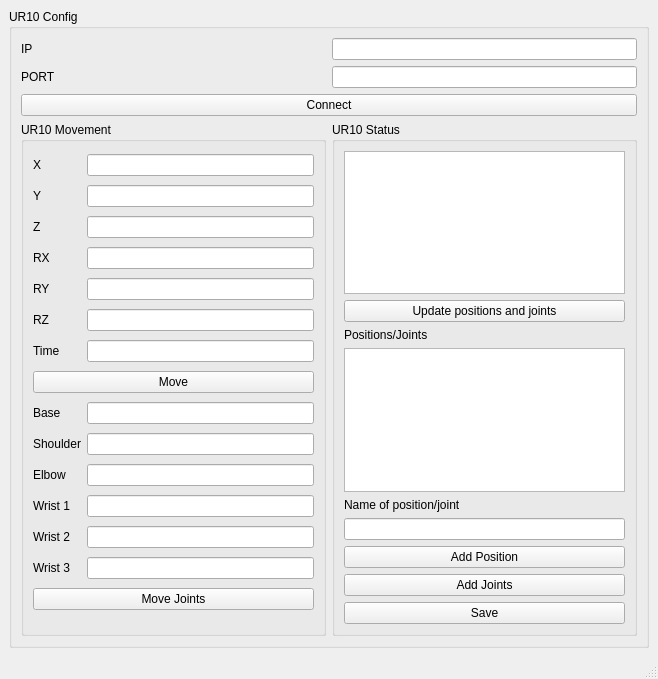
<?xml version="1.0" encoding="UTF-8"?>
<ui version="4.0">
 <class>MainWindow</class>
 <widget class="QMainWindow" name="MainWindow">
  <property name="geometry">
   <rect>
    <x>0</x>
    <y>0</y>
    <width>658</width>
    <height>679</height>
   </rect>
  </property>
  <property name="windowTitle">
   <string>UR10 GUI</string>
  </property>
  <widget class="QWidget" name="centralwidget">
   <layout class="QGridLayout" name="gridLayout_4">
    <item row="0" column="0">
     <layout class="QVBoxLayout" name="verticalLayout">
      <item>
       <widget class="QGroupBox" name="groupBox">
        <property name="title">
         <string>UR10 Config</string>
        </property>
        <layout class="QGridLayout" name="gridLayout_2">
         <item row="1" column="0">
          <widget class="QLabel" name="label_2">
           <property name="text">
            <string>PORT</string>
           </property>
          </widget>
         </item>
         <item row="2" column="0" colspan="2">
          <widget class="QPushButton" name="btnConnect">
           <property name="text">
            <string>Connect</string>
           </property>
          </widget>
         </item>
         <item row="0" column="1">
          <widget class="QLineEdit" name="tbIP"/>
         </item>
         <item row="1" column="1">
          <widget class="QLineEdit" name="tbPort"/>
         </item>
         <item row="0" column="0">
          <widget class="QLabel" name="label">
           <property name="text">
            <string>IP</string>
           </property>
          </widget>
         </item>
         <item row="3" column="0">
          <widget class="QGroupBox" name="groupBox_2">
           <property name="title">
            <string>UR10 Movement</string>
           </property>
           <layout class="QGridLayout" name="gridLayout">
            <item row="5" column="0">
             <widget class="QLabel" name="label_8">
              <property name="text">
               <string>RZ</string>
              </property>
             </widget>
            </item>
            <item row="4" column="1">
             <widget class="QLineEdit" name="tbRy"/>
            </item>
            <item row="5" column="1">
             <widget class="QLineEdit" name="tbRz"/>
            </item>
            <item row="3" column="1">
             <widget class="QLineEdit" name="tbRx"/>
            </item>
            <item row="6" column="1">
             <widget class="QLineEdit" name="tbTime"/>
            </item>
            <item row="11" column="0">
             <widget class="QLabel" name="label_12">
              <property name="text">
               <string>Elbow</string>
              </property>
             </widget>
            </item>
            <item row="4" column="0">
             <widget class="QLabel" name="label_7">
              <property name="text">
               <string>RY</string>
              </property>
             </widget>
            </item>
            <item row="7" column="0" colspan="2">
             <widget class="QPushButton" name="btnMove">
              <property name="text">
               <string>Move</string>
              </property>
             </widget>
            </item>
            <item row="6" column="0">
             <widget class="QLabel" name="label_9">
              <property name="text">
               <string>Time</string>
              </property>
             </widget>
            </item>
            <item row="2" column="0">
             <widget class="QLabel" name="label_5">
              <property name="text">
               <string>Z</string>
              </property>
             </widget>
            </item>
            <item row="0" column="0">
             <widget class="QLabel" name="label_3">
              <property name="text">
               <string>X</string>
              </property>
             </widget>
            </item>
            <item row="0" column="1">
             <widget class="QLineEdit" name="tbX">
              <property name="text">
               <string/>
              </property>
             </widget>
            </item>
            <item row="3" column="0">
             <widget class="QLabel" name="label_6">
              <property name="text">
               <string>RX</string>
              </property>
             </widget>
            </item>
            <item row="1" column="0">
             <widget class="QLabel" name="label_4">
              <property name="text">
               <string>Y</string>
              </property>
             </widget>
            </item>
            <item row="2" column="1">
             <widget class="QLineEdit" name="tbZ"/>
            </item>
            <item row="9" column="1">
             <widget class="QLineEdit" name="tbBase"/>
            </item>
            <item row="10" column="0">
             <widget class="QLabel" name="label_11">
              <property name="text">
               <string>Shoulder</string>
              </property>
             </widget>
            </item>
            <item row="1" column="1">
             <widget class="QLineEdit" name="tbY">
              <property name="text">
               <string/>
              </property>
             </widget>
            </item>
            <item row="9" column="0">
             <widget class="QLabel" name="label_10">
              <property name="text">
               <string>Base</string>
              </property>
             </widget>
            </item>
            <item row="10" column="1">
             <widget class="QLineEdit" name="tbShoulder"/>
            </item>
            <item row="13" column="1">
             <widget class="QLineEdit" name="tbWrist1"/>
            </item>
            <item row="11" column="1">
             <widget class="QLineEdit" name="tbElbow"/>
            </item>
            <item row="17" column="1">
             <widget class="QLineEdit" name="tbWrist3"/>
            </item>
            <item row="14" column="1">
             <widget class="QLineEdit" name="tbWrist2"/>
            </item>
            <item row="13" column="0">
             <widget class="QLabel" name="label_13">
              <property name="text">
               <string>Wrist 1</string>
              </property>
             </widget>
            </item>
            <item row="14" column="0">
             <widget class="QLabel" name="label_14">
              <property name="text">
               <string>Wrist 2</string>
              </property>
             </widget>
            </item>
            <item row="17" column="0">
             <widget class="QLabel" name="label_15">
              <property name="text">
               <string>Wrist 3</string>
              </property>
             </widget>
            </item>
            <item row="23" column="0" colspan="2">
             <widget class="QPushButton" name="btnMoveJoints">
              <property name="text">
               <string>Move Joints</string>
              </property>
             </widget>
            </item>
           </layout>
           <zorder>label_3</zorder>
           <zorder>tbX</zorder>
           <zorder>label_4</zorder>
           <zorder>tbY</zorder>
           <zorder>label_5</zorder>
           <zorder>tbZ</zorder>
           <zorder>label_6</zorder>
           <zorder>tbRx</zorder>
           <zorder>label_7</zorder>
           <zorder>tbRy</zorder>
           <zorder>label_8</zorder>
           <zorder>tbRz</zorder>
           <zorder>btnMove</zorder>
           <zorder>tbTime</zorder>
           <zorder>label_9</zorder>
           <zorder>label_12</zorder>
           <zorder>label_10</zorder>
           <zorder>tbBase</zorder>
           <zorder>label_11</zorder>
           <zorder>tbWrist1</zorder>
           <zorder>tbElbow</zorder>
           <zorder>tbShoulder</zorder>
           <zorder>tbWrist2</zorder>
           <zorder>tbWrist3</zorder>
           <zorder>btnMoveJoints</zorder>
           <zorder>label_13</zorder>
           <zorder>label_14</zorder>
           <zorder>label_15</zorder>
          </widget>
         </item>
         <item row="3" column="1">
          <widget class="QGroupBox" name="groupBox_3">
           <property name="title">
            <string>UR10 Status</string>
           </property>
           <layout class="QGridLayout" name="gridLayout_3">
            <item row="0" column="0">
             <widget class="QPlainTextEdit" name="tbStatus"/>
            </item>
            <item row="7" column="0">
             <widget class="QPushButton" name="btnAddJoint">
              <property name="text">
               <string>Add Joints</string>
              </property>
             </widget>
            </item>
            <item row="3" column="0">
             <widget class="QListWidget" name="lbPoses"/>
            </item>
            <item row="6" column="0">
             <widget class="QPushButton" name="btnAddPosition">
              <property name="text">
               <string>Add Position</string>
              </property>
             </widget>
            </item>
            <item row="2" column="0">
             <widget class="QLabel" name="label_16">
              <property name="text">
               <string>Positions/Joints</string>
              </property>
             </widget>
            </item>
            <item row="5" column="0">
             <widget class="QLineEdit" name="tbName"/>
            </item>
            <item row="4" column="0">
             <widget class="QLabel" name="label_17">
              <property name="text">
               <string>Name of position/joint</string>
              </property>
             </widget>
            </item>
            <item row="8" column="0">
             <widget class="QPushButton" name="btnSave">
              <property name="text">
               <string>Save</string>
              </property>
             </widget>
            </item>
            <item row="1" column="0">
             <widget class="QPushButton" name="btnUpdatePosJoints">
              <property name="text">
               <string>Update positions and joints</string>
              </property>
             </widget>
            </item>
           </layout>
          </widget>
         </item>
        </layout>
       </widget>
      </item>
     </layout>
    </item>
   </layout>
  </widget>
  <widget class="QMenuBar" name="menubar">
   <property name="geometry">
    <rect>
     <x>0</x>
     <y>0</y>
     <width>658</width>
     <height>22</height>
    </rect>
   </property>
  </widget>
  <widget class="QStatusBar" name="statusbar"/>
 </widget>
 <resources/>
 <connections/>
</ui>
